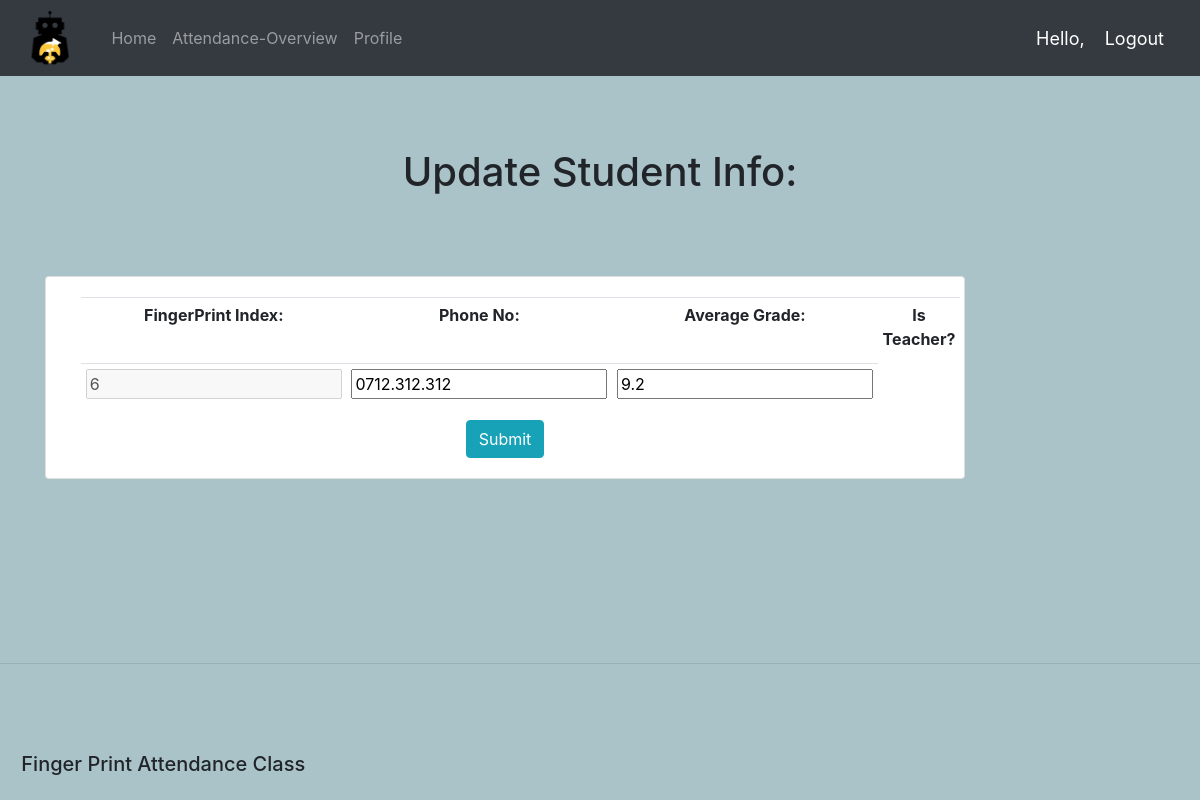
/update_student/6, run on the app's committed database.
### accounts/models.py (models this page shows, shortened)
class Student(models.Model):
	user = models.OneToOneField(User, on_delete=models.CASCADE)
	fp_index = models.IntegerField(primary_key=True, unique=True)
	phone = models.CharField(max_length=200, null=True)
	grd_average = models.DecimalField(decimal_places=1, max_digits=2, null=True, blank=True)
	is_teacher = models.BooleanField(default=False)

### accounts/views.py (the view)
# urls.py: path('update_student/<str:pk>', views.UpdateStudent.as_view(), name='update_student'),
class UpdateStudent(UpdateView):
	form_class = UpdateStudentForm
	model = Student
	template_name = 'accounts/student_form.html'
	success_url = '/overview'

### accounts/forms.py
class UpdateStudentForm(ModelForm):
	user = forms.CharField(disabled=True)
	fp_index = forms.CharField(disabled=True)
	class Meta:
		model = Student
		fields = "__all__"

### accounts/templates/accounts/student_form.html (shortened to what this page needs)
{% extends 'accounts/main.html' %}
{% load static %}
{% block content %}
    <br>
    <br>
    <br>
    <h1 class="text-center">Update Student {{form.user.first_name}} Info:</h1>
    <br>
    <br>
    <br>
<div class="container" align="center">
<div class="row" align="center">
    <div class="col-md-10" >
        <div class="card card-body">
            <form method="POST" align="center">
                <div class="col-md" >
                        <table class="table table-sm">
                            <tr>
                                <th><label for="{{ form.fp_index.id_for_label }}">FingerPrint Index:</label></th>
                                <th><label for="{{ form.phone.id_for_label }}">Phone No:</label></th>
                                <th><label for="{{ form.grd_average.id_for_label }}">Average Grade:</label>
                                <th><label for="{{ form.is_teacher.id_for_label }}">Is Teacher?</label></th>
                            </tr>
                            <tr>
                                <td><b><i>{{ form.fp_index }}</i></b></td>
                                <td><b><i>{{ form.phone }}</i></b></td>
                                <td>{{ form.grd_average }}</td>
                            </tr>
                        </table>
                        <input class="btn btn-info" type="submit" name="Confirm">
                </div>
            </form>
        </div>
    </div>
</div>
</div>
<br>
<br>
<br>
<br>
<br>
<br>
<br>
{% endblock %}

### static/css/main.css (style rules this page uses)
body { background-color: #AAC3C8; }

### data on the page
Student: fp_index "6", phone "0712.312.312", grd_average "9.2"
